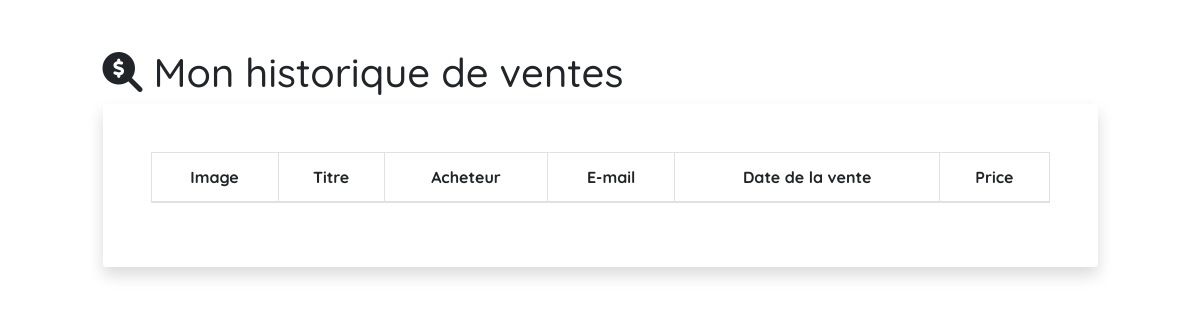
Before: /WeBeatz/histo-ventes.php (signed in) with the older database file.
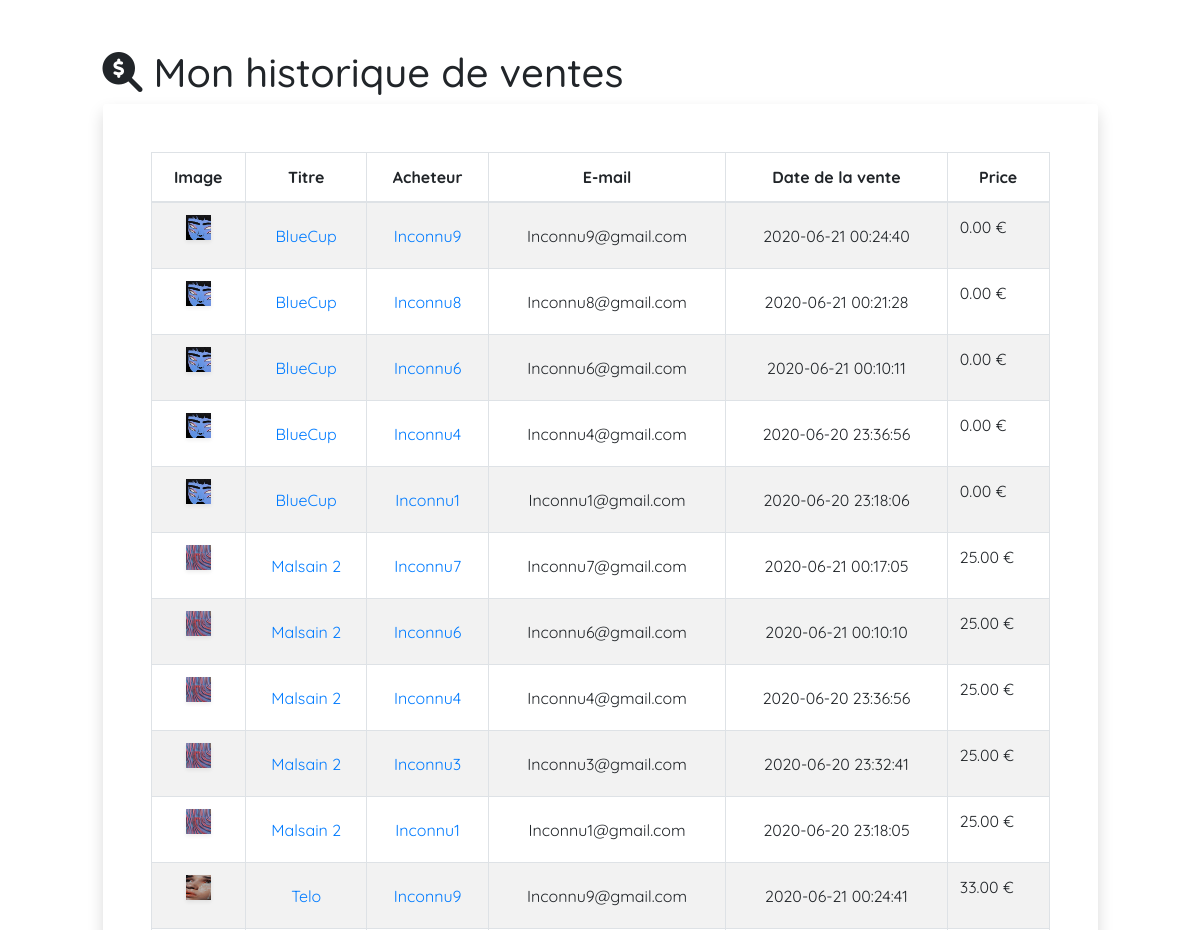
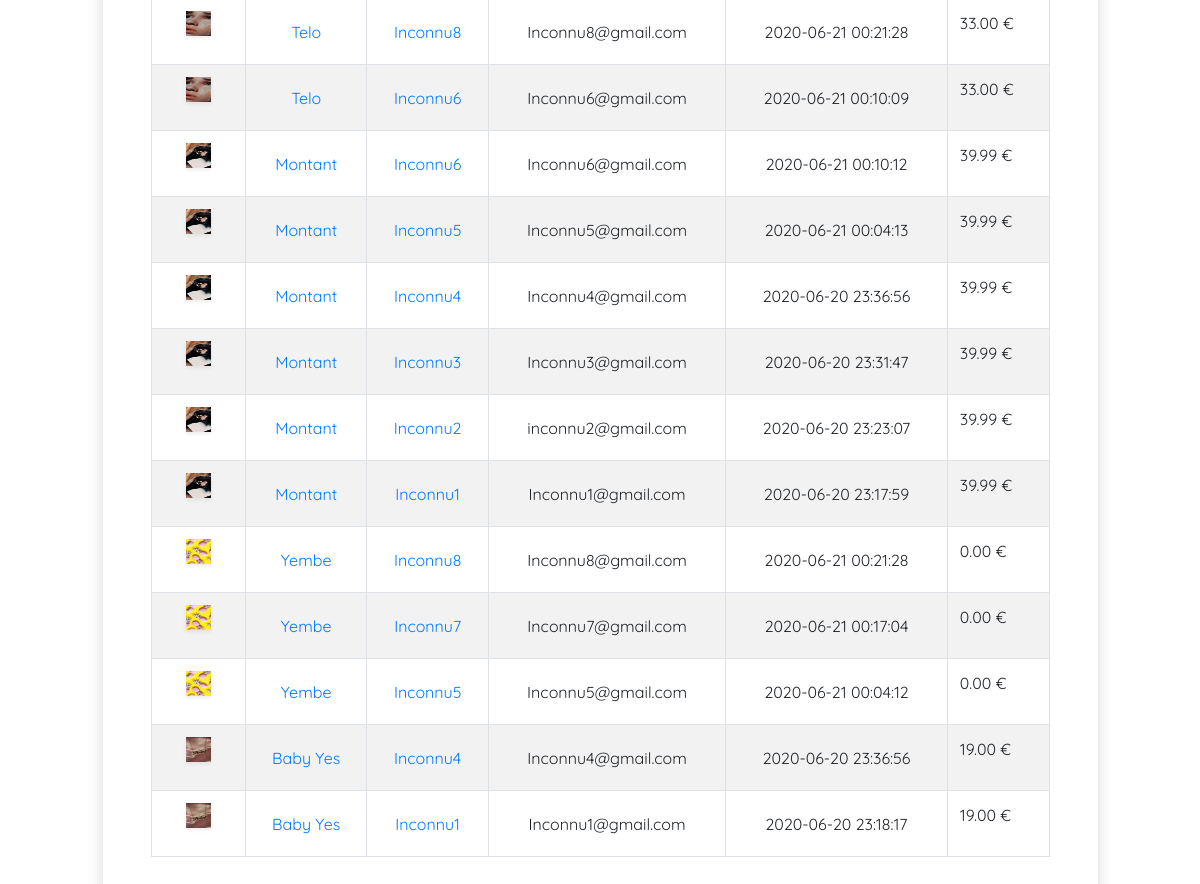
After: the same page with the newer database file (2 pictures, top to bottom).
### tables this page shows
CREATE TABLE IF NOT EXISTS `beat` (
  `beat_id` int(15) UNSIGNED NOT NULL AUTO_INCREMENT,
  `beat_title` varchar(20) NOT NULL,
  `beat_author` varchar(25) NOT NULL,
  `beat_author_id` int(10) UNSIGNED NOT NULL,
  `beat_genre` int(2) UNSIGNED DEFAULT 0,
  `beat_description` text DEFAULT '  ',
  `beat_tags` text DEFAULT NULL,
  `beat_year` int(4) NOT NULL,
  `beat_price` double(7,2) UNSIGNED DEFAULT 0.00,
  `beat_format` varchar(5) NOT NULL,
  `beat_source` text NOT NULL,
  `beat_cover` varchar(100) DEFAULT '''assets/img/cover_default.jpg''',
  `beat_nbvente` int(15) UNSIGNED NOT NULL DEFAULT 0,
  `beat_like` int(6) DEFAULT 0,
  `beat_dateupload` datetime NOT NULL,
  PRIMARY KEY (`beat_id`),
  KEY `beat_author_id` (`beat_author_id`),
  KEY `beat_author` (`beat_author`),
  KEY `beat_genre` (`beat_genre`)
);

CREATE TABLE IF NOT EXISTS `user` (
  `user_id` int(10) UNSIGNED NOT NULL AUTO_INCREMENT,
  `user_role` int(2) UNSIGNED NOT NULL DEFAULT 2,
  `user_pseudo` varchar(25) NOT NULL,
  `user_email` varchar(150) NOT NULL,
  `user_image` text NOT NULL DEFAULT 'assets/img/user.png',
  `user_prenom` varchar(30) DEFAULT NULL,
  `user_nom` varchar(30) DEFAULT NULL,
  `user_description` text NOT NULL DEFAULT '\' \'',
  `user_sexe` varchar(1) DEFAULT NULL,
  `user_datenaissance` date DEFAULT NULL,
  `user_ville` varchar(100) DEFAULT NULL,
  `user_pays` int(3) DEFAULT NULL,
  `user_password` text NOT NULL,
  `user_dateinscription` datetime NOT NULL,
  `user_dateconnexion` datetime NOT NULL,
  `user_statut` int(2) DEFAULT 1,
  PRIMARY KEY (`user_id`),
  UNIQUE KEY `user_pseudo` (`user_pseudo`),
  UNIQUE KEY `user_mail` (`user_email`),
  KEY `user_pays` (`user_pays`)
);

CREATE TABLE IF NOT EXISTS `vente` (
  `id` int(20) UNSIGNED NOT NULL AUTO_INCREMENT,
  `vente_beat_id` int(15) UNSIGNED NOT NULL,
  `vente_user_id` int(10) UNSIGNED NOT NULL,
  `vente_date` datetime NOT NULL,
  PRIMARY KEY (`id`),
  KEY `vente_beat_id` (`vente_beat_id`),
  KEY `vente_user_id` (`vente_user_id`)
);

### WeBeatz/histo-ventes.php (the view, shortened to what this page needs)
<?php
include_once("assets/db/connexiondb.php");
?>
<!DOCTYPE html>
<html lang="fr">
    <head>
    </head>
    <body>
        <div class="row py-5">
            <div class="col-lg-10 mx-auto">
                <h1><i class="fas fa-search-dollar"></i>    Mon historique de ventes</h1>
                <div class="card rounded shadow border-0">
                    <div class="card-body p-5 bg-white rounded">
                        <div class="table-responsive">
                            <table id="example" style="width:100%" class="table table-striped table-bordered">
                                <thead>
                                    <tr>
                                        <th class="text-center align-middle" >Image</th>
                                        <th class="text-center align-middle">Titre</th>
                                        <th class="text-center align-middle" >Acheteur</th>
                                        <th class="text-center align-middle" >E-mail</th>
                                        <th class="text-center align-middle" >Date de la vente</th>
                                        <th class="text-center align-middle" >Price</th>
                                    </tr>
                                </thead>
                                <tbody>
                                    <?php
                                    $RESRES=[];
                                    $req = $BDD->prepare("SELECT beat_id
                                                            FROM beat
                                                            WHERE beat_author_id = ? ");
                                    $req->execute(array($_SESSION['user_id']));
                                    $resuBEATSUSER = $req->fetchAll();
                                    foreach($resuBEATSUSER as $b) {
                                        $req = $BDD->prepare("SELECT *
                                                            FROM vente
                                                            WHERE vente_beat_id = ?
                                                            ORDER BY vente_date DESC");
                                        $req->execute(array($b['beat_id']));
                                        $resuBEATSVENTE= $req->fetchAll();
                                        if(isset($resuBEATSVENTE)){
                                            $RESRES = array_merge($RESRES,$resuBEATSVENTE);
                                        }
                                    }
                                    foreach($RESRES as $p) {
                                        $req = $BDD->prepare("SELECT *
                                                                            FROM beat
                                                                            WHERE beat_id = ?");
                                        $req->execute(array($p['vente_beat_id']));
                                        $resuPAN = $req->fetchAll();
                                        foreach($resuPAN as $b) {
                                    ?>
                                    <tr>
                                        <td class="text-center align-middle">
                                            <a href="view-beat.php?id=<?= $b['beat_id'] ?>"> <img src="<?=$b['beat_cover']?>" style="height : 25px; width : 25px;" class="img-fluid mb-3 roundedImage shadow-sm"></a>
                                        </td>
                                        <td  class="text-center align-middle">
                                            <a href="view-beat.php?id=<?= $b['beat_id'] ?>"><span><?=$b['beat_title']?></span></a>
                                        </td>
                                        <?php
                                            $req1=$BDD->prepare("SELECT *
                                                                FROM user
                                                                WHERE user_id = ?");
                                            $req1->execute(array($p['vente_user_id']));
                                            $acheteur=$req1->fetch();
                                        ?>
                                        <td class="text-center align-middle">
                                            <a href="profils.php?profil_id= <?= $acheteur['user_id'] ?>"><span><?=$acheteur['user_pseudo']?></span></a>
                                        </td>
                                        <td class="text-center align-middle">
                                            <span><?=$acheteur['user_email']?></span>
                                        </td>
                                        <td class="text-center align-middle">
                                            <span><?=$p['vente_date']?></span>
                                        </td>
                                        <td>
                                            <span><?=$b['beat_price']?> €</span>
                                        </td>
                                    </tr>
                                    <?php
                                        }
                                    }
                                    ?>
                                </tbody>
                            </table>
                        </div>
                    </div>
                </div>
            </div>
        </div>
    </body>
</html>

### WeBeatz/assets/css/var-couleurs-polices.css (style rules this page uses)
:root { --base-color1: #871b8b; --base-color2: #121619; --base-colorDark1: #1b0929; --base-colorDark2: #7728b2; --base-colorDark3: ; --background-dark : #121618; --base-color-purple1: #871b8b; --base-color-purple2: #121619; --base-color-purple3:; --base-police1: 'Quicksand', sans-serif; --base-taille1: 16px; }
body,html { font-family: var(--base-police1); }

Changed rows visible on the page:
added vente: vente_date "2020-06-21 00:24:40"
now on this page (row unchanged): beat: beat_cover (picture), beat_title "BlueCup", user.user_pseudo "Inconnu9", user.user_email "Inconnu9@gmail.com", beat_price "0.00", user.user_pseudo "Inconnu8", user.user_email "Inconnu8@gmail.com", user.user_pseudo "Inconnu6", user.user_email "Inconnu6@gmail.com", user.user_pseudo "Inconnu4", user.user_email "Inconnu4@gmail.com", user.user_pseudo "Inconnu1", user.user_email "Inconnu1@gmail.com"
added vente: vente_date "2020-06-21 00:21:28"
added vente: vente_date "2020-06-21 00:10:11"
added vente: vente_date "2020-06-20 23:36:56"
added vente: vente_date "2020-06-20 23:18:06"
added vente: vente_date "2020-06-21 00:17:05"
now on this page (row unchanged): beat: beat_cover (picture), beat_title "Malsain 2", user.user_pseudo "Inconnu7", user.user_email "Inconnu7@gmail.com", beat_price "25.00", user.user_pseudo "Inconnu6", user.user_email "Inconnu6@gmail.com", user.user_pseudo "Inconnu4", user.user_email "Inconnu4@gmail.com", user.user_pseudo "Inconnu3", user.user_email "Inconnu3@gmail.com", user.user_pseudo "Inconnu1", user.user_email "Inconnu1@gmail.com"
added vente: vente_date "2020-06-21 00:10:10"
added vente: vente_date "2020-06-20 23:36:56"
added vente: vente_date "2020-06-20 23:32:41"
added vente: vente_date "2020-06-20 23:18:05"
added vente: vente_date "2020-06-21 00:24:41"
now on this page (row unchanged): beat: beat_cover (picture), beat_title "Telo", user.user_pseudo "Inconnu9", user.user_email "Inconnu9@gmail.com", beat_price "33.00", user.user_pseudo "Inconnu8", user.user_email "Inconnu8@gmail.com", user.user_pseudo "Inconnu6", user.user_email "Inconnu6@gmail.com"
added vente: vente_date "2020-06-21 00:21:28"
added vente: vente_date "2020-06-21 00:10:09"
added vente: vente_date "2020-06-21 00:10:12"
now on this page (row unchanged): beat: beat_cover (picture), beat_title "Montant", user.user_pseudo "Inconnu6", user.user_email "Inconnu6@gmail.com", beat_price "39.99", user.user_pseudo "Inconnu5", user.user_email "Inconnu5@gmail.com", user.user_pseudo "Inconnu4", user.user_email "Inconnu4@gmail.com", user.user_pseudo "Inconnu3", user.user_email "Inconnu3@gmail.com", user.user_pseudo "Inconnu2", user.user_email "inconnu2@gmail.com", user.user_pseudo "Inconnu1", user.user_email "Inconnu1@gmail.com"
added vente: vente_date "2020-06-21 00:04:13"
added vente: vente_date "2020-06-20 23:36:56"
added vente: vente_date "2020-06-20 23:31:47"
added vente: vente_date "2020-06-20 23:23:07"
added vente: vente_date "2020-06-20 23:17:59"
added vente: vente_date "2020-06-21 00:21:28"
now on this page (row unchanged): beat: beat_cover (picture), beat_title "Yembe", user.user_pseudo "Inconnu8", user.user_email "Inconnu8@gmail.com", beat_price "0.00", user.user_pseudo "Inconnu7", user.user_email "Inconnu7@gmail.com", user.user_pseudo "Inconnu5", user.user_email "Inconnu5@gmail.com"
added vente: vente_date "2020-06-21 00:17:04"
added vente: vente_date "2020-06-21 00:04:12"
added vente: vente_date "2020-06-20 23:36:56"
now on this page (row unchanged): beat: beat_cover (picture), beat_title "Baby Yes", user.user_pseudo "Inconnu4", user.user_email "Inconnu4@gmail.com", beat_price "19.00", user.user_pseudo "Inconnu1", user.user_email "Inconnu1@gmail.com"
added vente: vente_date "2020-06-20 23:18:17"
